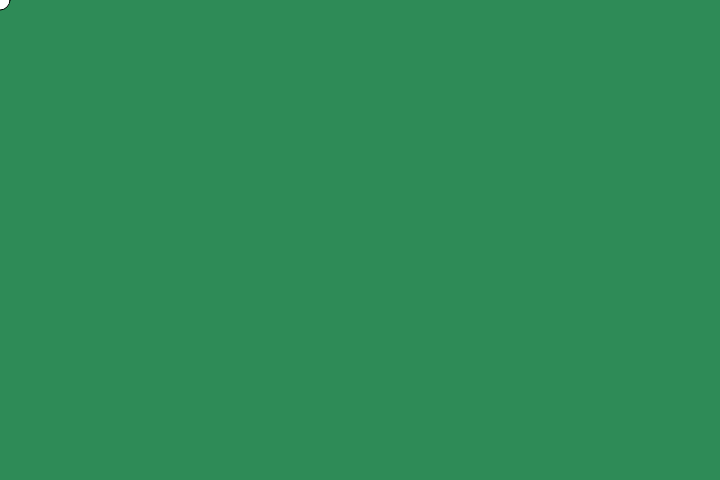
Frame 1 (no input)
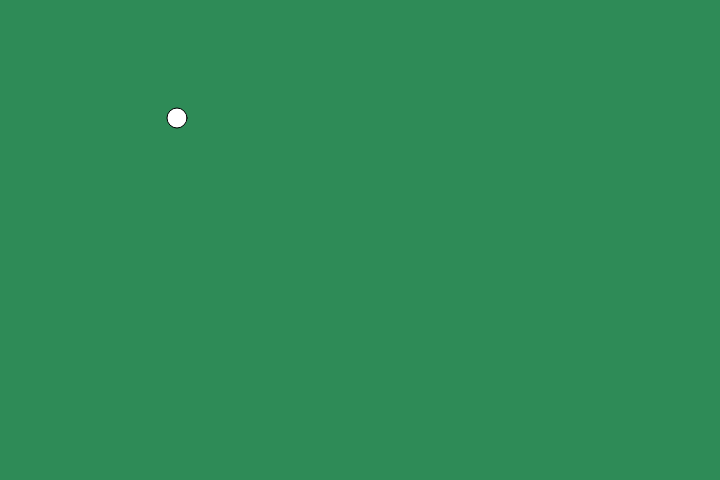
Frame 60 (no input)
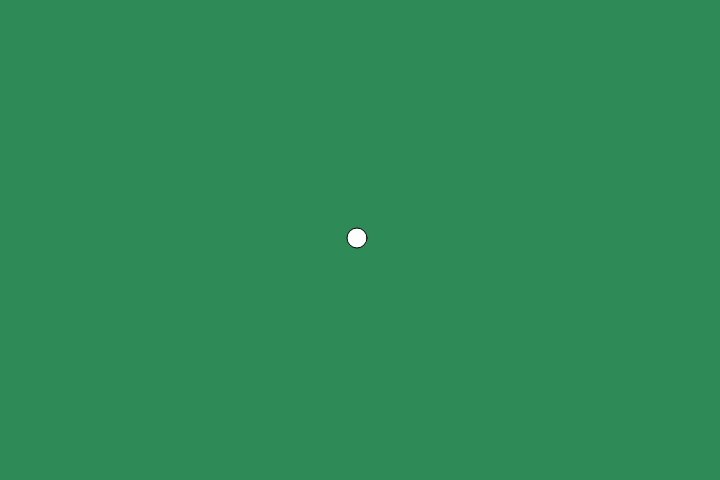
Frame 120 (the mouse pressed at the canvas centre since frame 60)

The p5.js sketch that drew these frames (run headless with seeded random() and noise() and a simulated clock; from frame 60 on, the mouse is pressed at the canvas centre):

// p5.js sketch
// ── sketch.js
var x = 0;
var y = 0;

function setup(){
    createCanvas(720,480);
   }

function draw(){
    background('#2E8B57');
    circle(x,y,20,20);
    x = x + 3;
    x = x % 720;
    y = y + 2;
    y = y % 480;
}
// ── script.js
0;//hehe

Infinity;

var kitty; // declared a variable for store space in memory;

kitty = 5; // definition with a data type of number with the value 5

var Kitty = 24; // semi are end of statement, this line has a definition and declaration

console.log(Kitty);

kitty = Kitty; // = assignnet operator right to left

console.log(kitty);

var doggy;

console.log(doggy); // undefined

var prose = 'phoebe and sparky are so cute'; // ' is a string delimiter
var moreprose = "is a princess";

var x = true;
x = false;

var ball = {}; // empty object
ball = null; // null is a datatype in javascript

//operators
5 + 5; 
kitty = 5 + 5;
var kitty; // becomes undefined cuz we are now referring to a new place in memory

kitty = 5 + "5";
console.log(kitty + "sodifhsodih");
// ── style.css
*{
    border: 0px;
    margin: 0px; 
}
